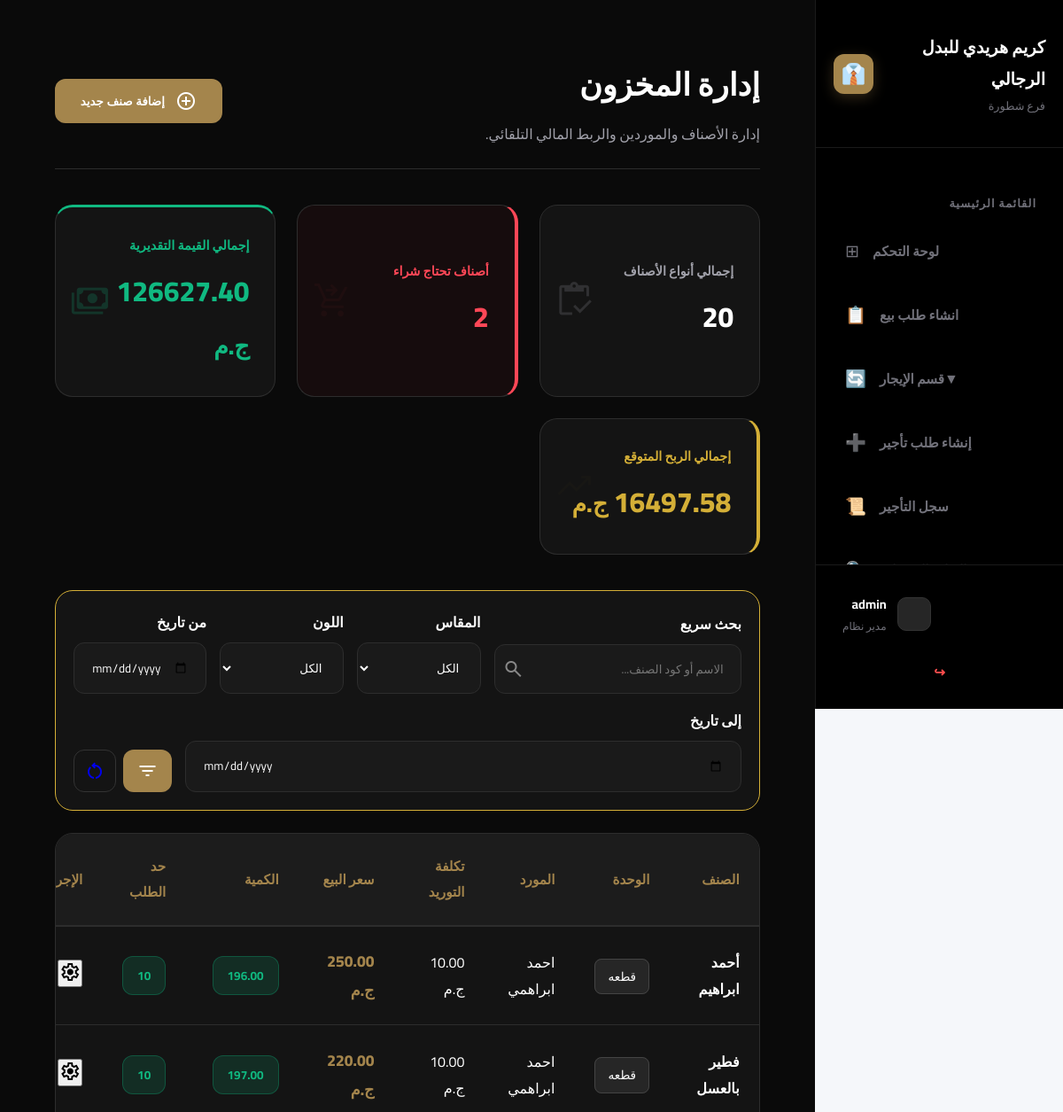
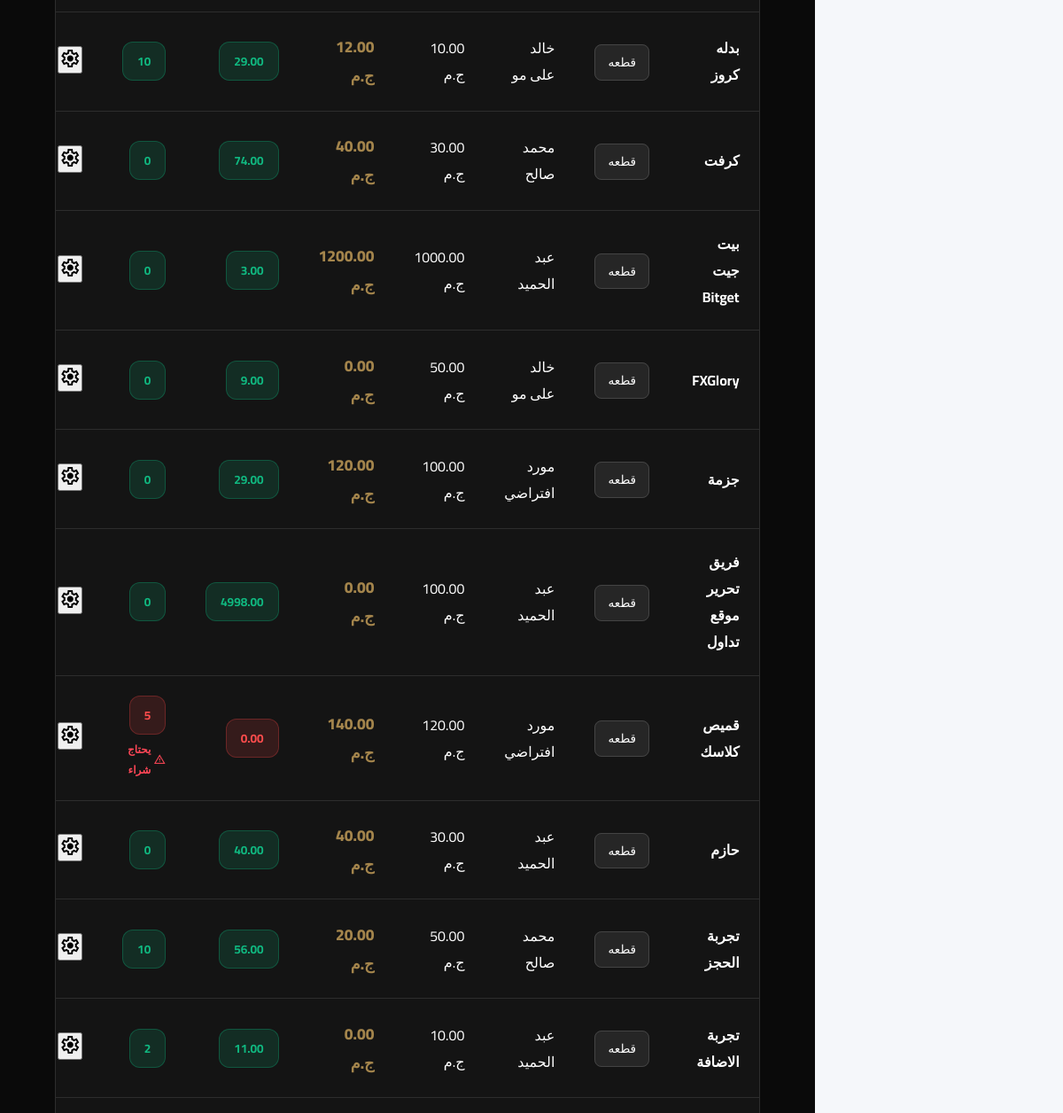
Before: /pos/inventory/ (signed in, upper part) with the older database file (2 pictures, top to bottom).
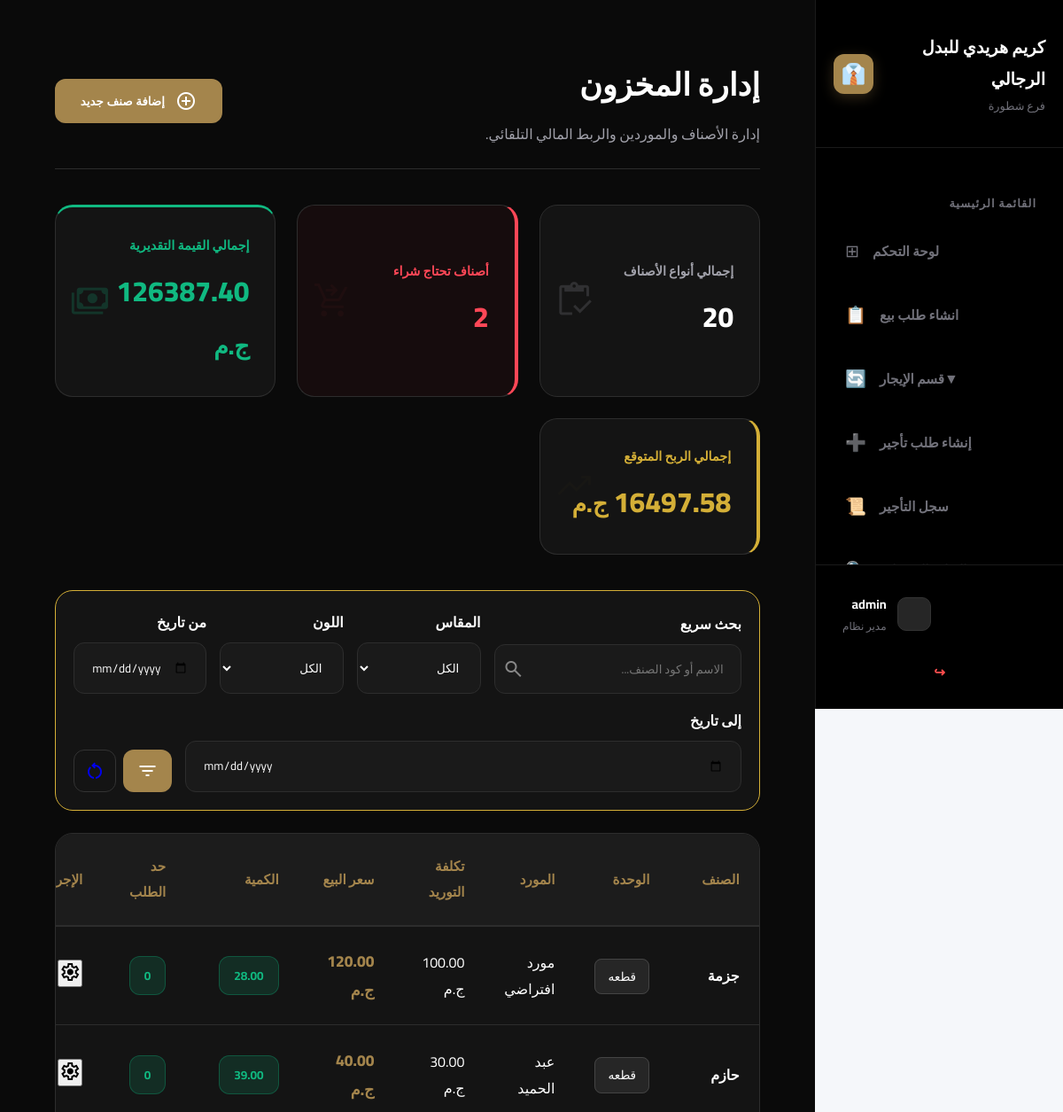
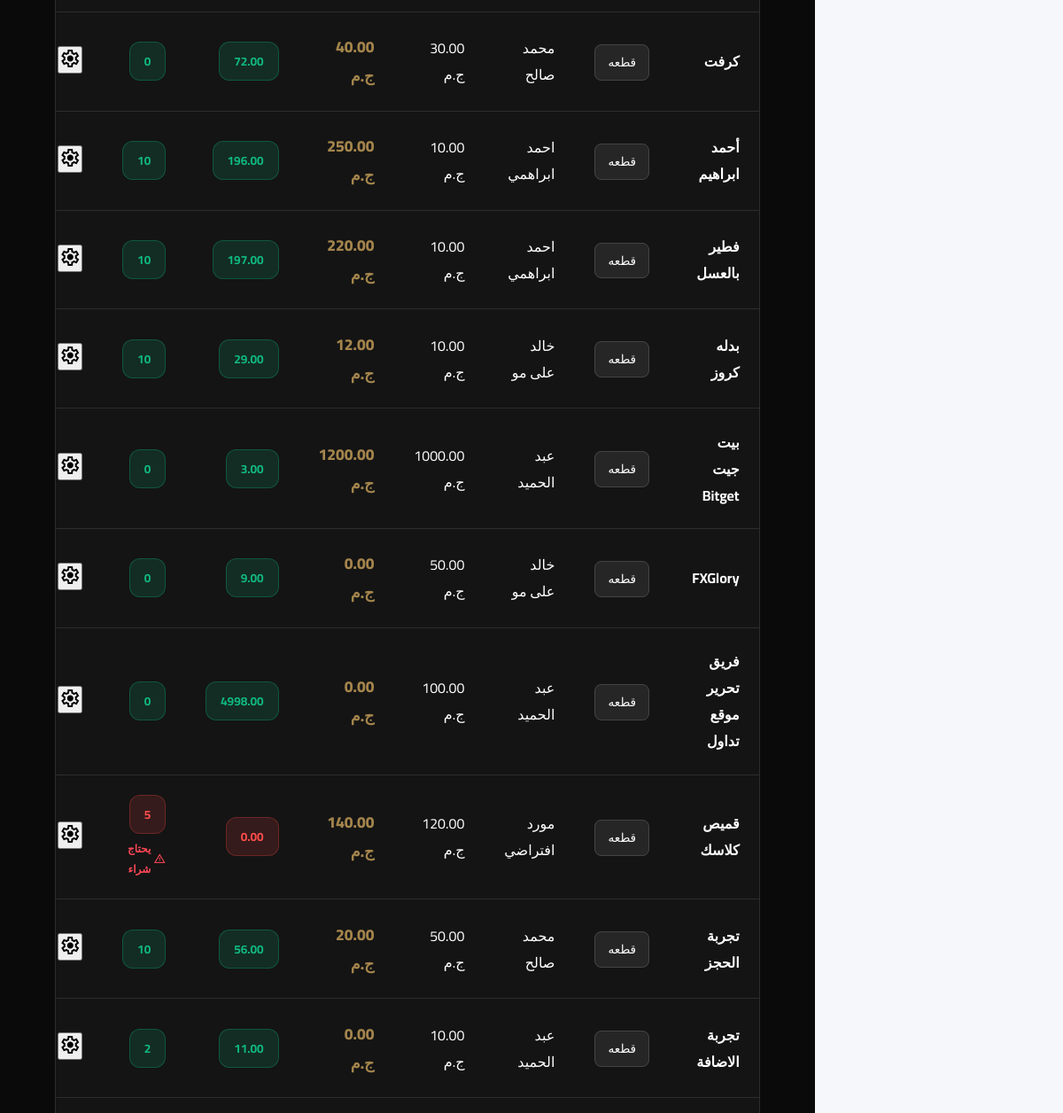
After: the same page with the newer database file (2 pictures, top to bottom).
### pos/models.py (models this page shows, shortened)
class InventoryItem(models.Model):
    name = models.CharField(max_length=200, verbose_name="اسم الصنف")
    category = models.ForeignKey(IngredientCategory, on_delete=models.CASCADE, related_name='items', verbose_name="الفئة")
    size = models.ForeignKey(Size_choices, on_delete=models.CASCADE, verbose_name="الحجم")
    color = models.ForeignKey(Colors_choices, on_delete=models.CASCADE, verbose_name="اللون")
    quantity = models.PositiveIntegerField(verbose_name="الكمية الحالية")
    min_limit = models.PositiveIntegerField(verbose_name="حد الطلب (الحد الأدنى)")
    unit = models.ForeignKey(Unit_choices, on_delete=models.CASCADE, verbose_name="الوحدة")
    unit_cost = models.DecimalField(max_digits=10, decimal_places=2, verbose_name="سعر الوحدة")
    supply_cost = models.DecimalField(max_digits=10, decimal_places=2, verbose_name="تكلفة التوريد")
    profit = models.DecimalField(max_digits=10, decimal_places=2, verbose_name="الربح المتوقع")
    updated_at = models.DateTimeField(auto_now=True, verbose_name="آخر تحديث")
    Supplier = models.ForeignKey(Supplier, on_delete=models.CASCADE, verbose_name="المورد")
    is_rental = models.BooleanField(default=False, verbose_name="هل الصنف للإيجار؟")
    rental_code = models.CharField(max_length=20, unique=True, null=True, blank=True, editable=False, verbose_name="كود الصنف")
    @property
    def is_low(self):
        return self.quantity <= self.min_limit

class Supplier(models.Model):
    name = models.CharField(max_length=400, verbose_name="اسم المورد")
    mobil = models.CharField(max_length=15)
    address = models.CharField(max_length=1000, verbose_name="عنوان المورد")
    category = models.CharField(max_length=200, null=True, blank=True, verbose_name="التصنيف")
    number_of_supplies = models.PositiveIntegerField(default=0)

### categories/models.py (models this page shows)
class Unit_choices(models.Model):
    unit = models.CharField (max_length=100, verbose_name="وحدات التخزين")
    def __str__(self):
        return self.unit

### pos/views.py (the view)
# urls.py: path('inventory/', views.inventory_management, name='inventory_management'),
@role_required('manager')
def inventory_management(request):
    items = InventoryItem.objects.all().order_by('-updated_at') # الترتيب من الأحدث
    search_query = request.GET.get('search')
    category_filter = request.GET.get('category')
    size_filter = request.GET.get('size')
    color_filter = request.GET.get('color')
    start_date = request.GET.get('start_date')
    end_date = request.GET.get('end_date')
    if search_query:
        items = items.filter(Q(name__icontains=search_query) | Q(rental_code__icontains=search_query))
    if category_filter and category_filter != 'all':
        items = items.filter(category_id=category_filter)
    if size_filter and size_filter != 'all':
        items = items.filter(size_id=size_filter)
    if color_filter and color_filter != 'all':
        items = items.filter(color_id=color_filter)
    if start_date:
        items = items.filter(updated_at__date__gte=start_date)
    if end_date:
        items = items.filter(updated_at__date__lte=end_date)
    total_items_count = items.count()
    low_stock_count = items.filter(quantity__lte=F('min_limit')).count()
    total_expected_profit = sum(item.profit * item.quantity for item in items)
    inventory_value = sum(item.quantity * item.unit_cost for item in items)
    context = {
        'items': items,
        'categories': IngredientCategory.objects.all(),
        'sizes': Size_choices.objects.all(),
        'colors': Colors_choices.objects.all(),
        'units': Unit_choices.objects.all(),
        'suppliers': Supplier.objects.all(),
        'total_items_count': total_items_count,
        'low_stock_count': low_stock_count,
        'inventory_value': inventory_value,
        'total_expected_profit': total_expected_profit, # أضفنا إحصائية الربح
        'search_query': search_query,
        'selected_category': category_filter,
        'selected_size': size_filter,
        'selected_color': color_filter,
        'start_date': start_date,
        'end_date': end_date,
    }
    return render(request, 'pos/inventory_management.html', context)

### accounts/context_processors.py (called while the page is built)
def notifications_processor(request):
    if request.user.is_authenticated:
        notifications = Notification.objects.filter(user=request.user, is_deleted=False).order_by('-created_at')[:10]
    else:
        notifications = []
    return {'notifications': notifications}

### categories/models.py (called while the page is built)
    def __str__(self):
        return self.category

### templates/pos/inventory_management.html (shortened to what the changed rows need)
{% extends 'base.html' %}
{% load static %}
{% block extra_css %}
    <link rel="stylesheet" href="{% static 'css/inventory.css' %}">
{% endblock %}
{% block content %}
<div class="inventory-page-wrapper" dir="rtl">
    <header class="inventory-main-header">
        <div class="header-text">
            <h1 class="page-title">إدارة المخزون</h1>
        </div>
    </header>
    <section class="stats-container">
        <div class="luxury-card stat-item total-value-border">
            <div class="stat-info">
                <span class="label text-emerald">إجمالي القيمة التقديرية</span>
                <span class="value text-emerald">{{ inventory_value|floatformat:2 }} <small>ج.م</small></span>
            </div>
        </div>
    </section>
    <div class="inventory-table-container">
        <table class="luxury-data-table" id="inventoryTable">
            <thead>
                <tr>
                    <th>الصنف</th>
                    <th>الوحدة</th>
                    <th>المورد</th>
                    <th>تكلفة التوريد</th>
                    <th>سعر البيع</th>
                    <th>الكمية</th>
                    <th>حد الطلب</th>
                    <th class="text-center">الإجراءات</th>
                </tr>
            </thead>
            <tbody>
                {% for item in items %}
                <tr>
                    <td><strong>{{ item.name }}</strong></td>
                    <td><span class="unit-badge">{{ item.unit }}</span></td>
                    <td><span class="table-text-muted">{{ item.Supplier.name|default:"-" }}</span></td>
                    <td><span class="price-text">{{ item.supply_cost }} ج.م</span></td>
                    <td><span class="price-text-gold">{{ item.unit_cost }} ج.م</span></td>
                    <td>
                        <div class="status-badge-luxury {% if item.quantity <= item.min_limit %}status-red{% else %}status-green{% endif %}">
                            {{ item.quantity|floatformat:2 }}
                        </div>
                    </td>
                    <td>
                        <div class="status-badge-luxury {% if item.is_low %}status-red{% else %}status-green{% endif %}">
                            {{ item.min_limit }}
                        </div>
                        {% if item.is_low %}
                        <div style="color: #ff4757; font-size: 0.75rem; margin-top: 5px; font-weight: bold; display: flex; align-items: center; gap: 3px;">
                            <span class="material-symbols-outlined" style="font-size: 14px;">warning</span>
                            يحتاج شراء
                        </div>
                        {% endif %}
                    </td>
                    <td class="text-center">
                        <button onclick="openControlModal('{{ item.id }}', '{{ item.name }}', '{{ item.unit_cost }}', '{{ item.supply_cost }}')" class="btn-action-icon edit-btn">
                            <span class="material-symbols-outlined">settings</span>
                        </button>
                    </td>
                </tr>
                {% endfor %}
            </tbody>
        </table>
    </div>
</div>
{% endblock %}

Changed rows visible on the page:
changed InventoryItem "جزمة": quantity "29.00" → "28.00"; moves up the list
changed InventoryItem "حازم": quantity "40.00" → "39.00"; moves up the list
changed InventoryItem "كرفت": quantity "74.00" → "72.00"; moves up the list
Other visible differences:
{{ inventory_value|floatformat:2 }}: "126627.40" → "126387.40"
